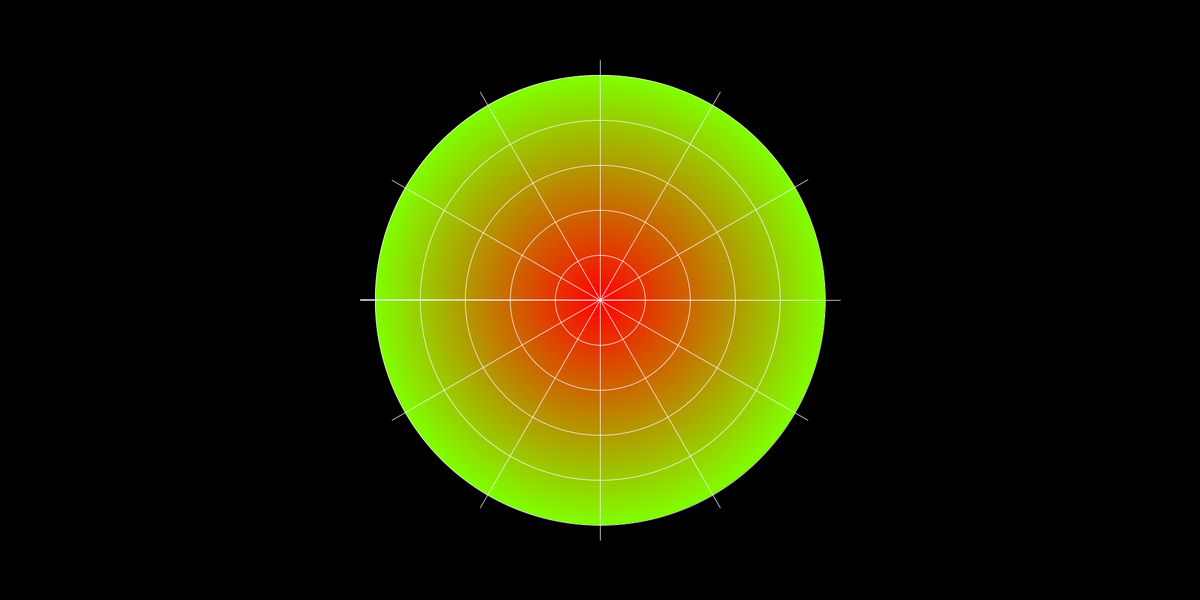
Frame 1 (no input)
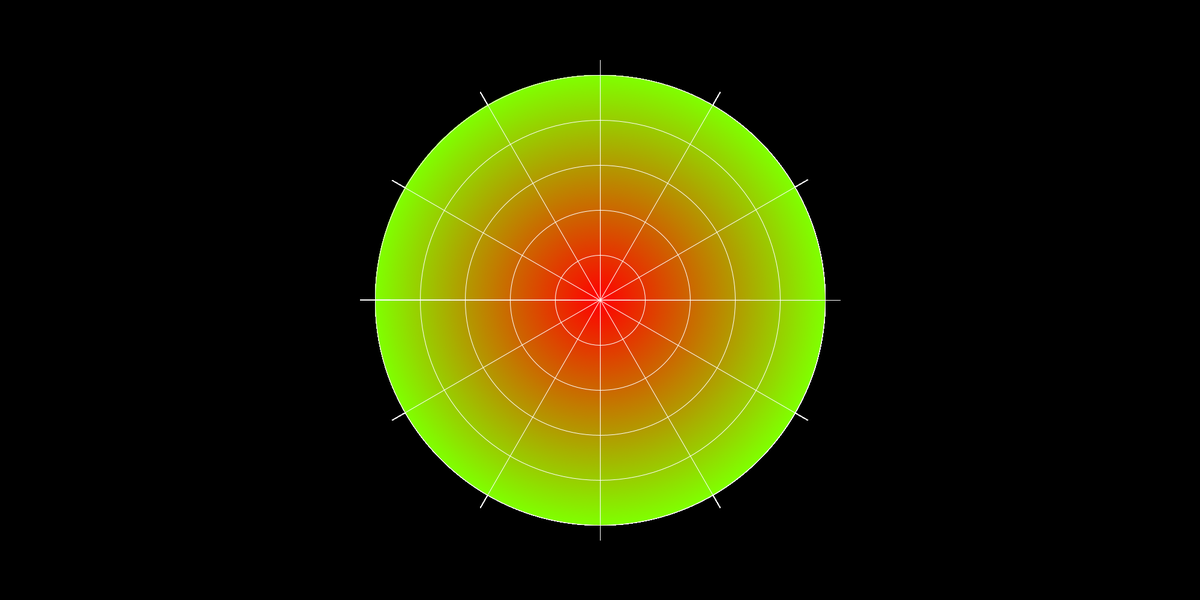
Frame 60 (the mouse pressed at the canvas centre just before this capture)
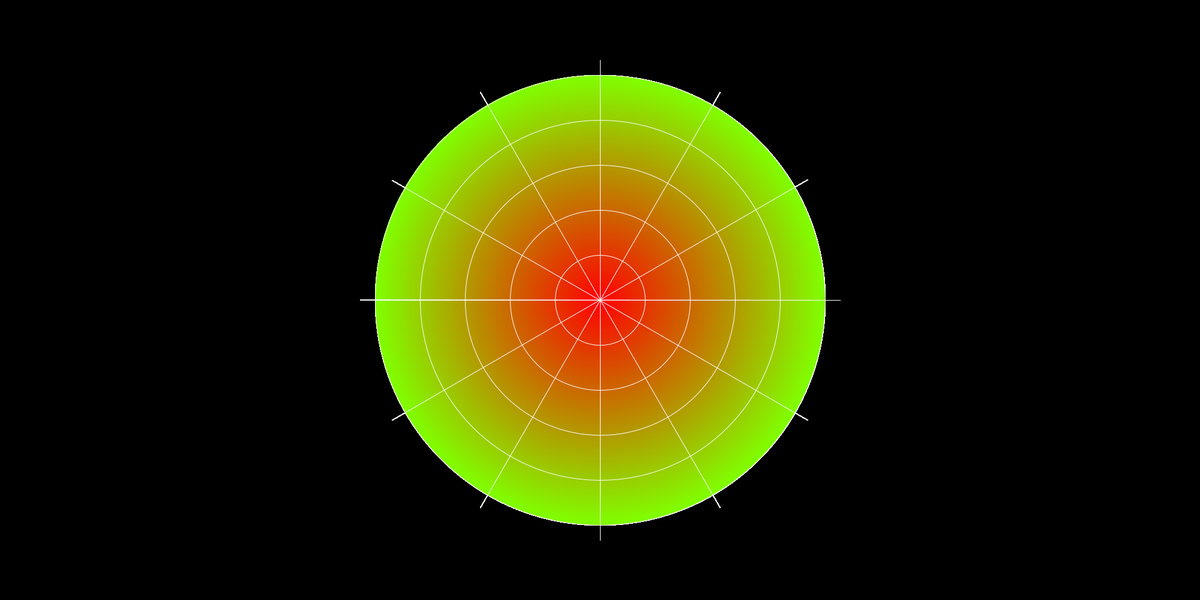
Frame 120 (the mouse held since frame 60 and released just before this capture)

The Processing sketch that drew these frames (run headless with seeded random() and noise(); from frame 60 on, the mouse is pressed at the canvas centre):

// Processing sketch: Robot_code_non_Arduino_v2
// ── Robot_code_non_Arduino_v2.pde
int angle;
float sc;
float rightdist;  
float leftdist;
float rightspeed;
float leftspeed;
boolean incircle = (Math.pow((mouseX - 1000),2) + Math.pow((mouseY - 500),2)) <= Math.pow(375,2);

void setup(){
  size(2000,1000);
  background(0.);
}

void draw(){
  drawrange();
  angle = angle();
  if (mousePressed == true && mouseButton == LEFT){
    println("Left wheel:" , speed(angle)[0] , " Right wheel:" , speed(angle)[1], " Angle:" , angle());
  } else {
    println("Left wheel: 101   Right wheel: 95  Angle:", angle);
  }
}

int angle(){
  float diffX = mouseX - 1000;
  float diffY = mouseY - 500;
  float slope = diffY/diffX;
  int angle = round(atan(slope) * 180 / PI);
  if ((mouseX < 1000) && (mouseY < 500)){
    angle = 90 - angle;
  } else if ((mouseX > 1000) && (mouseY < 500)){
    angle += 90;
  } else if ((mouseX < 1000) && (mouseY > 500)){
    angle = 90 + angle;
  } else {
    angle = 90 - angle;
  }
  return angle;
}  

int[] speed(int angle){
  if (Math.pow((mouseX - 1000),2) + Math.pow((mouseY - 500),2) <= Math.pow(375,2)){
    sc = 1 - dist(mouseX, mouseY, 1000, 500)/375;
  }
  if (mouseY < 500){
    if (angle > 15 && mouseX > 1000){
      leftspeed = 176 - (sc * 750/10);    
      rightspeed = 95;
    } else if (angle > 15 && mouseX < 1000){
      leftspeed = 101;
      rightspeed = 20 + (sc * 750/10);
    } else if (angle <= 15){
      rightspeed = 20 + (sc * 75);
      leftspeed = 176 - (sc * 75);
    } else {
      rightspeed = 95;
      leftspeed = 101;
    }
  } else {
    if (angle > 15 && mouseX > 1000){
      leftspeed = 26 + (sc * 750/10);    
      rightspeed = 95;
    } else if (angle > 15 && mouseX < 1000){
      leftspeed = 101;
      rightspeed = 170 - (sc * 750/10);
    } else if (angle <= 15){
      rightspeed = 170 - (sc * 75);
      leftspeed = 26 + (sc * 75);
    } else {
      rightspeed = 95;
      leftspeed = 101;
    }
  }
  int[] speed = new int[2];
  speed[0] = round(leftspeed);
  speed[1] = round(rightspeed);
  return speed;
}

void drawrange(){
  noStroke();
  for(int i = 255; i >=0; i--){
    fill(255-i/2, 0+i ,0);
    ellipse(1000,500,i*750/255,i*750/255);
  }
  stroke(255);
  noFill();
  for(int i = 750; i >= 0; i-= 150){
    ellipse(1000,500,i,i);
  }
  line(625,500,1375,500);
  line(1000,875,1000,125);
  for(int i = 0; i <= 180; i += 30){
    line(-400 * cos(radians(i)) + 1000 , -400 * sin(radians(i)) + 500 , 400 * cos(radians(i)) + 1000 , 400 * sin(radians(i)) + 500);
  }
}
